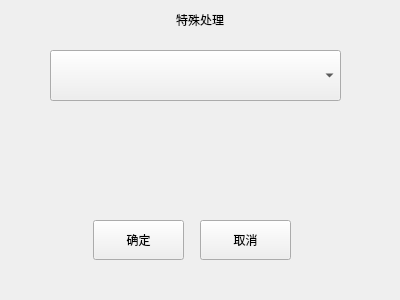
<?xml version="1.0" encoding="UTF-8"?>
<ui version="4.0">
 <class>res_special_dispose</class>
 <widget class="QDialog" name="res_special_dispose">
  <property name="geometry">
   <rect>
    <x>0</x>
    <y>0</y>
    <width>400</width>
    <height>300</height>
   </rect>
  </property>
  <property name="windowTitle">
   <string>Dialog</string>
  </property>
  
  <widget class="QPushButton" name="pushButton_4">

      <property name="outer_stylesheet" stdset="0">
       <string>pushbutton</string>
      </property>

      <property name="outer_stylesheet" stdset="0">
       <string>pushbutton</string>
      </property>

      <property name="outer_stylesheet" stdset="0">
       <string>pushbutton</string>
      </property>

      <property name="outer_stylesheet" stdset="0">
       <string>pushbutton</string>
      </property>

      <property name="outer_stylesheet" stdset="0">
       <string>pushbutton</string>
      </property>
   <property name="geometry">
    <rect>
     <x>93</x>
     <y>220</y>
     <width>91</width>
     <height>40</height>
    </rect>
   </property>
   <property name="sizePolicy">
    <sizepolicy hsizetype="Fixed" vsizetype="Fixed">
     <horstretch>0</horstretch>
     <verstretch>0</verstretch>
    </sizepolicy>
   </property>
   <property name="minimumSize">
    <size>
     <width>91</width>
     <height>40</height>
    </size>
   </property>
   <property name="focusPolicy">
    <enum>Qt::NoFocus</enum>
   </property>
   
   <property name="text">
    <string>确定</string>
   </property>
  </widget>
  <widget class="QComboBox" name="comboBox">
   <property name="geometry">
    <rect>
     <x>50</x>
     <y>50</y>
     <width>291</width>
     <height>51</height>
    </rect>
   </property>
   
  </widget>
  <widget class="QLabel" name="label_qt_title">
   <property name="geometry">
    <rect>
     <x>0</x>
     <y>0</y>
     <width>400</width>
     <height>40</height>
    </rect>
   </property>
   
   <property name="text">
    <string>特殊处理</string>
   </property>
   <property name="alignment">
    <set>Qt::AlignCenter</set>
   </property>
  </widget>
  <widget class="QPushButton" name="pushButton_5">

      <property name="outer_stylesheet" stdset="0">
       <string>pushbutton</string>
      </property>

      <property name="outer_stylesheet" stdset="0">
       <string>pushbutton</string>
      </property>

      <property name="outer_stylesheet" stdset="0">
       <string>pushbutton</string>
      </property>

      <property name="outer_stylesheet" stdset="0">
       <string>pushbutton</string>
      </property>

      <property name="outer_stylesheet" stdset="0">
       <string>pushbutton</string>
      </property>
   <property name="geometry">
    <rect>
     <x>200</x>
     <y>220</y>
     <width>91</width>
     <height>40</height>
    </rect>
   </property>
   <property name="sizePolicy">
    <sizepolicy hsizetype="Fixed" vsizetype="Fixed">
     <horstretch>0</horstretch>
     <verstretch>0</verstretch>
    </sizepolicy>
   </property>
   <property name="minimumSize">
    <size>
     <width>91</width>
     <height>40</height>
    </size>
   </property>
   <property name="focusPolicy">
    <enum>Qt::NoFocus</enum>
   </property>
   
   <property name="text">
    <string>取消</string>
   </property>
  </widget>
 </widget>
 <resources/>
 <connections/>
</ui>
